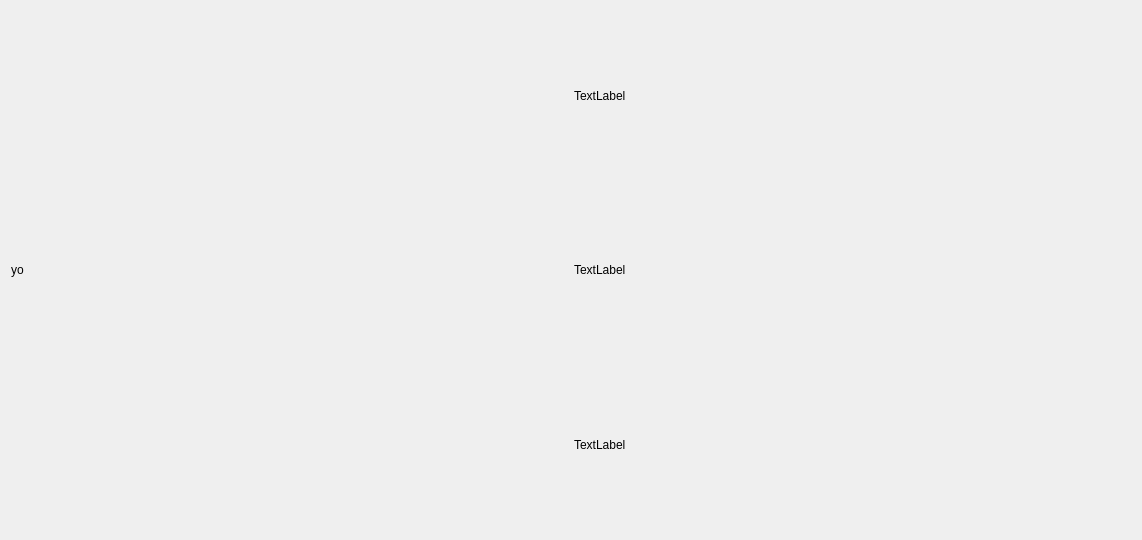
<?xml version="1.0" encoding="UTF-8"?>
<ui version="4.0">
 <class>Images</class>
 <widget class="QDialog" name="Images">
  <property name="geometry">
   <rect>
    <x>0</x>
    <y>0</y>
    <width>1142</width>
    <height>540</height>
   </rect>
  </property>
  <property name="windowTitle">
   <string>Images</string>
  </property>
  <layout class="QHBoxLayout" name="horizontalLayout_2">
   <item>
    <layout class="QHBoxLayout" name="horizontalLayout">
     <item>
      <widget class="QLabel" name="label_first">
       <property name="text">
        <string>yo</string>
       </property>
      </widget>
     </item>
     <item>
      <layout class="QVBoxLayout" name="verticalLayout">
       <item>
        <widget class="QLabel" name="label_second">
         <property name="text">
          <string>TextLabel</string>
         </property>
        </widget>
       </item>
       <item>
        <widget class="QLabel" name="label_third">
         <property name="text">
          <string>TextLabel</string>
         </property>
        </widget>
       </item>
       <item>
        <widget class="QLabel" name="label_fourth">
         <property name="text">
          <string>TextLabel</string>
         </property>
        </widget>
       </item>
      </layout>
     </item>
    </layout>
   </item>
  </layout>
 </widget>
 <resources/>
 <connections/>
</ui>
